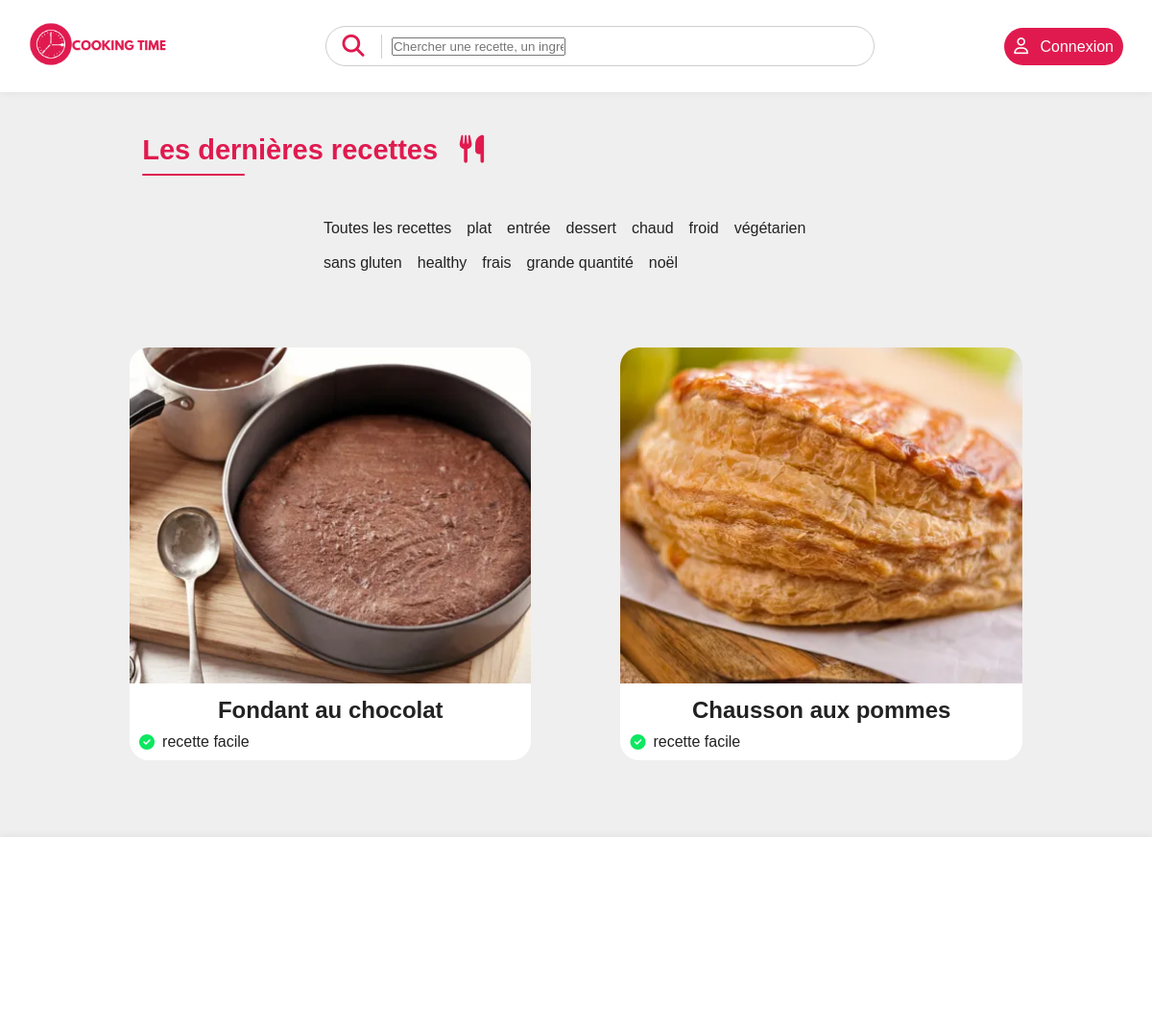
/app/routeur.php?controller=ControllerRecette&&action=displayFilter&&Filter=3, run on the app's committed database.
### tables this page shows
CREATE TABLE `categories` (
  `IdCategorie` int(11) NOT NULL,
  `NomCategorie` varchar(20) NOT NULL
);

CREATE TABLE `recettes` (
  `IdRecette` int(11) NOT NULL,
  `TitreRecette` varchar(200) NOT NULL,
  `DescriptionRecette` text NOT NULL,
  `TempsRecette` float NOT NULL,
  `DateRecette` date NOT NULL,
  `NiveauRecette` int(11) NOT NULL,
  `TexteRecette` text NOT NULL,
  `ExtImgRecette` text NOT NULL,
  `StatusRecette` int(11) NOT NULL
);

### app/conf/Connexion.php (called while the page is built)
<?php
class Connexion{
    static private $hostname = "localhost";
    static private $database = "avergog";
    static private $login = "avergog";
    static private $password = "R2e8Lz4gRLZ*Q?TF,nXr";
    static private $tabUTF8 = array(PDO::MYSQL_ATTR_INIT_COMMAND => "SET NAMES utf8");
    static private $pdo;
    static public function pdo() {return self::$pdo;}
    static public function connect(){
        $h = self::$hostname;
        $d = self::$database;
        $l = self::$login;
        $p = self::$password;
        $t = self::$tabUTF8;
        try{
            self::$pdo = new PDO("mysql:host=$h;dbname=$d", $l, $p, $t);
            self::$pdo->setAttribute(PDO::ATTR_ERRMODE, PDO::ERRMODE_EXCEPTION);
        }
        catch(PDOException $e){
            echo "Erreur de connexion !";
        }
    }
}
?>

### app/models/Categorie.php (called while the page is built, shortened)
<?php
require_once('conf/Connexion.php');
Class Categorie{
    private $IdCategorie;
    private $NomCategorie;
    public function getIdCategorie(){
        return $this->IdCategorie;
    }
    public function getNomCategorie(){
        return $this->NomCategorie;
    }
    public static function getAllCategories(){
        $req = Connexion::pdo()->query('SELECT * FROM categories');
        $req->setFetchMode(PDO::FETCH_CLASS, 'Categorie');
        $tab = $req->fetchAll();
        return $tab;
    }
}

### app/models/Recette.php (called while the page is built, shortened)
<?php
require_once('conf/Connexion.php');
Class Recette{
    private $IdRecette;
    private $TitreRecette;
    private $NiveauRecette;
    private $ExtImgRecette;
    public function getIdRecette(){
        return $this->IdRecette;
    }
    public function getTitreRecette(){
        return $this->TitreRecette;
    }
    public function getNiveauRecette(){
        return $this->NiveauRecette;
    }
    public function getExtImgRecette(){
        return $this->ExtImgRecette;
    }
    public static function getRecetteByFilter($IdCategorie){
        $sql = "SELECT IdRecette, TitreRecette, DescriptionRecette, TempsRecette, DateRecette, NiveauRecette, ExtImgRecette, StatusRecette, NomCategorie FROM recettes NATURAL JOIN categorie_recette NATURAL JOIN categories AS C WHERE C.IdCategorie = ?";
        $req = Connexion::pdo()->prepare($sql);
        $req->execute(array($IdCategorie));
        $req->setFetchMode(PDO::FETCH_CLASS, 'Recette');
        $tab = $req->fetchAll();
        return $tab;
    }
}
?>

### app/views/Page_Accueil.php (the view, shortened to what this page needs)
<!DOCTYPE HTML>
<html>
    <head>
        <link rel="stylesheet" type="text/css" href="../public/style/main.css">
    </head>
    <body>
        <div class="head">
            <div class="navigation" id="navbar">
                <nav role="navigation" name="main-nav">
                    <ul name="ul-main-nav">
                        <li name="logo-li-main-nav"><a href="routeur.php"><img name="img-logo-li-main-nav" src="../public/img/logo_cooking_time.png"></a></li>
                        <li name="search-li-main-nav">
                            <form name="search-bar" method="post" action="routeur.php">
                                <div class="search-left">
                                    <input type="text" name="RecetteRecherche" placeholder="Chercher une recette, un ingrédient, de l'aide...">
                                </div>
                                <div class="search-right">
                                    <button type="submit" name="search-recette"><i name="icon-search-recette" class="fas fa-search"></i></button>
                                </div>
                            </form>
                        </li>
                        <?php if(isset($_SESSION['IdUtilisateur'])){?>
                            <li id="account-li-main-nav"><a name="a-account-li-main-nav" href="?controller=ControllerUtilisateur&&action=myProfile"><i class="far fa-user" style="font-size:17px"></i> &ensp;Profil</a></li>
                        <?php } else{?>
                            <li id="account-li-main-nav"><a name="a-account-li-main-nav" href="?controller=ControllerUtilisateur&&action=connect"><i class="far fa-user" style="font-size:17px"></i> &ensp;Connexion</a></li>
                        <?php }?>
                    </ul>
                </nav>
            </div>
        </div>
        <div class="center">
            <div class="container">
                <div class="container-recettes">
                    <div class="top-container-recettes">
                        <h1 name="title-top-container-recettes">Les dernières recettes &ensp;<i class="fas fa-utensils"></i></h1>
                        <hr name="hr-top-container-recettes"/>
                        <div class="list-filter">
                            <ul name="ul-list-filter">
                                <li name="li-filter"><a name="a-filter" href="routeur.php">Toutes les recettes</a></li>
                                <?php foreach($lesCategories as $categorie){ ?>
                                    <li name="li-filter"><a name="a-filter" href="?controller=ControllerRecette&&action=displayFilter&&Filter=<?php echo $categorie->getIdCategorie();?>"><?php echo $categorie->getNomCategorie();?></a></li>
                                <?php }?>
                            </ul>
                        </div>
                    </div>
                    <div class="table-recettes">
                        <?php foreach($lesRecettes as $recette){ ?>
                            <div class="box-recette">
                                <div class="top-box-recette">
                                    <a href="?controller=ControllerRecette&&action=displayOne&&IdRecette=<?php echo $recette->getIdRecette();?>">
                                        <img name="img-top-box-recette" src="../public/img/img_recettes/recette_<?php echo $recette->getIdRecette();?>/main<?php echo $recette->getIdRecette();?>.<?php echo $recette->getExtImgRecette();?>">
                                    </a>
                                </div>
                                <div class="bottom-box-recette">
                                    <a href="?controller=ControllerRecette&&action=displayOne&&IdRecette=<?php echo $recette->getIdRecette();?>">
                                        <h3 name="title-bottom-box-recette"><?php echo $recette->getTitreRecette();?></h3>
                                        <?php
                                            $NiveauRecette = $recette->getNiveaurecette();
                                            if($NiveauRecette == 1){
                                                $styleColor = "color: #0DE761";
                                                $strLevel = "facile";
                                            }
                                        ?>
                                        <p name="difficulty-bottom-box-recette"><i class="fas fa-check-circle" style="<?php echo $styleColor; ?>"></i>&ensp;recette <?php echo $strLevel;?></p>
                                    </a>
                                </div>
                            </div>
                        <?php } ?>
                    </div>
                </div>
            </div>
        </div>
    </body>
    <footer></footer>
</html>

### public/style/main.css (style rules this page uses)
* { padding: 0; margin : 0; }
html { font-family: Arial, Helvetica, sans-serif; }
body { color: #222; background-color: #efefef; }
h1 { font-size: 29px; }
h3 { font-size: 23px; }
p { color: #222222; font-size: 16px; }
a { text-decoration: none; }
.head { display: flex; background-color: white; flex-wrap: wrap; width: 100%; box-shadow: rgba(149, 157, 165, 0.2) 0px 0px 8px; height: 12vh; }
nav[name="main-nav"] { width: 95%; }
.navigation { height: 12vh; width: 100%; display: flex; flex-direction: row; flex-wrap: nowrap; align-items: center; justify-content: center; background-color: white; }
ul[name="ul-main-nav"] { width: 100%; display: flex; flex-direction: row; flex-wrap: wrap; align-items: center; justify-content: space-between; list-style: none; }
li[name="logo-li-main-nav"] { width: 15%; }
li[name="search-li-main-nav"] { width: 50%; }
form[name='search-bar'] { border-radius: 25px; display: flex; flex-direction: row-reverse; flex-wrap: nowrap; align-items: center; width: 100%; height: 4.5ch; justify-content: space-between; border: 1px solid rgb(206, 206, 206); }
.search-left { width: 88%; }
.search-right { width: 10%; display: flex; align-items: center; border-right: 1px solid rgb(206, 206, 206); }
input[name="TexteRecherche"], button[name="search-recette"] { width: 100%; height: 100%; border: none; background-color: transparent; font-size: 17px; }
i[name="icon-search-recette"] { color: #e01a4f; font-size: 23px; }
a[name="a-account-li-main-nav"] { padding: 10px; border-radius: 25px; background-color: #e01a4f; color: white; display: block; }
img[name="img-logo-li-main-nav"] { height: 50px; }
.center { width: 100%; display: flex; flex-direction: column; align-items: center; }
.container { margin-top: 5ch; width: 110ch; display: flex; flex-direction: column; }
.container-recettes, .container-utilisateur, .container-detail-recette { background-color: transparent; width: 100%; display: flex; flex-direction: column; align-items: center; }
.top-container-recettes { display: flex; flex-direction: column; }
h1[name="title-top-container-recettes"] { width: 100%; color: #e01a4f; font-size: 29px; }
hr[name="hr-top-container-recettes"], hr[name="hr-top-container-utilisateur"] { height: 2px; width: 12ch; border: none; border-radius: 25px; background-color: #e01a4f; margin-top: 8px; }
.list-filter { width: 60%; margin-left: auto; margin-right: auto; margin-top: 5vh; }
ul[name="ul-list-filter"] { display: flex; flex-direction: row; flex-wrap: wrap; list-style: none; }
li[name="li-filter"] { margin-left: 2px; margin-right: 2px; margin-bottom: 6px; width: auto; padding: 6px; }
a[name="a-filter"] { color: #474747; border-bottom-color: transparent; }
.table-recettes { width: 95%; margin-top: 3ch; display: flex; flex-direction: row; flex-wrap: wrap; justify-content: space-between; }
.box-recette { width: calc(90%/2); display: flex; flex-direction: column; margin-top: 5vh; background-color: white; border-radius: 20px; overflow: hidden; }
.box-recette a, a[name="a-filter"] { color: #222; }
img[name="img-top-box-recette"] { width: 100%; height: 350px; object-fit: cover; box-sizing: border-box; }
.bottom-box-recette { padding: 10px; border-radius: 16px; }
.bottom-box-recette a { display: flex; flex-wrap: wrap; }
h3[name="title-bottom-box-recette"] { text-align: center; font-size: 24px; width: 100%; margin-bottom: 10px; }
p[name="difficulty-bottom-box-recette"] { display: flex; align-items: center; }
footer { box-shadow: rgba(149, 157, 165, 0.2) 0px 0px 8px; width: 100%; margin-top: 10vh; background-color: white; height: 25vh; display: flex; flex-direction: row; flex-wrap: wrap; align-items: center; justify-content: space-between; }

### data on the page
categories: NomCategorie "plat"
categories: NomCategorie "entrée"
categories: NomCategorie "dessert"
categories: NomCategorie "chaud"
categories: NomCategorie "froid"
categories: NomCategorie "végétarien"
categories: NomCategorie "sans gluten"
categories: NomCategorie "healthy"
categories: NomCategorie "frais"
categories: NomCategorie "grande quantité"
categories: NomCategorie "noël"
recettes: shows a picture, TitreRecette "Fondant au chocolat", NiveauRecette "facile"
recettes: shows a picture, TitreRecette "Chausson aux pommes", NiveauRecette "facile"
